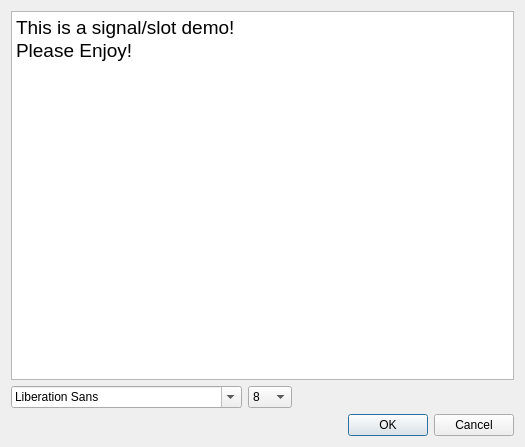
<?xml version="1.0" encoding="UTF-8"?>
<ui version="4.0">
 <class>CDialogBase</class>
 <widget class="QDialog" name="CDialogBase">
  <property name="geometry">
   <rect>
    <x>0</x>
    <y>0</y>
    <width>525</width>
    <height>447</height>
   </rect>
  </property>
  <property name="windowTitle">
   <string>Dialog</string>
  </property>
  <layout class="QGridLayout" name="gridLayout_2">
   <item row="2" column="0">
    <layout class="QGridLayout" name="gridLayout"/>
   </item>
   <item row="1" column="0">
    <layout class="QHBoxLayout" name="horizontalLayout">
     <item>
      <widget class="QFontComboBox" name="fontComboBox"/>
     </item>
     <item>
      <widget class="QComboBox" name="cbFontSize">
       <item>
        <property name="text">
         <string>8</string>
        </property>
       </item>
       <item>
        <property name="text">
         <string>10</string>
        </property>
       </item>
       <item>
        <property name="text">
         <string>12</string>
        </property>
       </item>
       <item>
        <property name="text">
         <string>16</string>
        </property>
       </item>
       <item>
        <property name="text">
         <string>24</string>
        </property>
       </item>
       <item>
        <property name="text">
         <string>32</string>
        </property>
       </item>
       <item>
        <property name="text">
         <string>64</string>
        </property>
       </item>
      </widget>
     </item>
     <item>
      <spacer name="horizontalSpacer">
       <property name="orientation">
        <enum>Qt::Horizontal</enum>
       </property>
       <property name="sizeHint" stdset="0">
        <size>
         <width>40</width>
         <height>20</height>
        </size>
       </property>
      </spacer>
     </item>
    </layout>
   </item>
   <item row="3" column="0">
    <layout class="QHBoxLayout" name="horizontalLayout_2">
     <item>
      <spacer name="horizontalSpacer_2">
       <property name="orientation">
        <enum>Qt::Horizontal</enum>
       </property>
       <property name="sizeHint" stdset="0">
        <size>
         <width>40</width>
         <height>20</height>
        </size>
       </property>
      </spacer>
     </item>
     <item>
      <widget class="QDialogButtonBox" name="buttonBox">
       <property name="orientation">
        <enum>Qt::Horizontal</enum>
       </property>
       <property name="standardButtons">
        <set>QDialogButtonBox::Cancel|QDialogButtonBox::Ok</set>
       </property>
      </widget>
     </item>
    </layout>
   </item>
   <item row="0" column="0">
    <widget class="QPlainTextEdit" name="plainTextEdit">
     <property name="font">
      <font>
       <family>Arial</family>
       <pointsize>14</pointsize>
      </font>
     </property>
     <property name="plainText">
      <string>This is a signal/slot demo!
Please Enjoy!</string>
     </property>
    </widget>
   </item>
  </layout>
 </widget>
 <resources/>
 <connections>
  <connection>
   <sender>buttonBox</sender>
   <signal>accepted()</signal>
   <receiver>CDialogBase</receiver>
   <slot>accept()</slot>
   <hints>
    <hint type="sourcelabel">
     <x>248</x>
     <y>254</y>
    </hint>
    <hint type="destinationlabel">
     <x>157</x>
     <y>274</y>
    </hint>
   </hints>
  </connection>
  <connection>
   <sender>buttonBox</sender>
   <signal>rejected()</signal>
   <receiver>CDialogBase</receiver>
   <slot>reject()</slot>
   <hints>
    <hint type="sourcelabel">
     <x>316</x>
     <y>260</y>
    </hint>
    <hint type="destinationlabel">
     <x>286</x>
     <y>274</y>
    </hint>
   </hints>
  </connection>
 </connections>
</ui>
